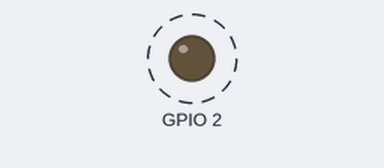
Recording of a sketch running on a simulated ESP8266 (NodeMCU). Shown: output pins drawn as LEDs (lit = HIGH). Dashed ring = blinking. WiFi joins after 1.5 s; servers stay silent unless stated; uploads are accepted with an empty reply; random numbers use the default seed unless the sketch sets one; what the sketch prints to the serial monitor is not drawn.

Above: at 1.9 s.
Timing chart, 0 to 6.9 s (numbered marks = the images above):
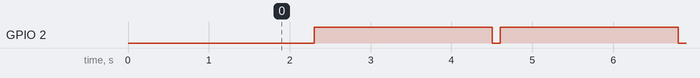

Measured:
- by itself, GPIO 2: alternates HIGH for 2.2 s and LOW for 0.10 s

The sketch:

node_mcu_post.ino
```cpp
#include <ESP8266WiFi.h>
#include <ESP8266HTTPClient.h>
#include <WiFiClient.h>
//#include <SoftwareSerial.h>

//SoftwareSerial s(D6, D5);//rx,tx


const char* ssid = "wifi_name";
const char* password = "wifi_pwd";

//Your Domain name with URL path or IP address with path
const char* serverName = "http://server_url/update-sensor";

// the following variables are unsigned longs because the time, measured in
// milliseconds, will quickly become a bigger number than can be stored in an int.
unsigned long lastTime = 0;
// Timer set to 10 minutes (600000)
//unsigned long timerDelay = 600000;
// Set timer to 2 seconds (2000)
unsigned long timerDelay = 2000;
int sensor_value;

void setup() {
//  s.begin(115200);
//  Serial.begin(115200);
  Serial.begin(9600);
  pinMode(2, OUTPUT);
  WiFi.begin(ssid, password);
  Serial.println("Connecting");
  while (WiFi.status() != WL_CONNECTED) {
    delay(500);
    Serial.print(".");
  }
  Serial.println("");
  Serial.print("Connected to WiFi network with IP Address: ");
  Serial.println(WiFi.localIP());

  Serial.println("Timer set to 5 seconds (timerDelay variable), it will take 5 seconds before publishing the first reading.");
}

void led_blink(){
  digitalWrite(2, LOW);   // Turn the LED on by making the voltage LOW
  delay(100);            // Wait for a second
  digitalWrite(2, HIGH);  // Turn the LED off by making the voltage HIGH
}

int v_sensor(){
  return random(61,71);
}

void loop() {
  //Send an HTTP POST request every 10 minutes
  if ((millis() - lastTime) > timerDelay){
//if (s.available() > 0){
    //Check WiFi connection status
    if (WiFi.status() == WL_CONNECTED) {
      HTTPClient http;
      WiFiClient client;
      // Your Domain name with URL path or IP address with path
      http.begin(client, serverName);

      // Specify content-type header
      http.addHeader("Content-Type", "application/x-www-form-urlencoded");
      // Data to send with HTTP POST
      String httpRequestData = "sensor1=";
      // get sensor value
//      if (s.available() > 0) {
//        sensor_value = s.read();
        sensor_value = v_sensor();
        Serial.println(sensor_value);
//      }
//      else {
//        sensor_value = -1;
//      }
      // Send HTTP POST request
      int httpResponseCode = http.POST(httpRequestData + sensor_value);
      Serial.print("HTTP Response code: ");
      Serial.println(httpResponseCode);

      // Free resources
      http.end();
      // blink led
      led_blink();
    }
    else {
      Serial.println("WiFi Disconnected");
    }
    lastTime = millis();
  }
}
```
